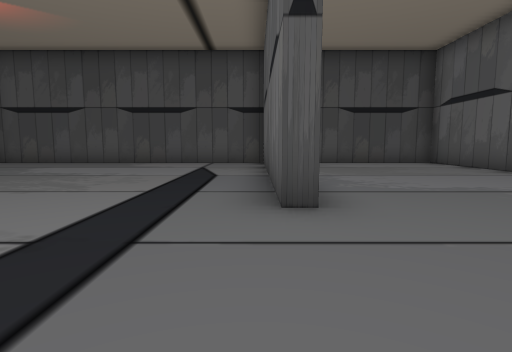
[1] (above)

24 first-person views from a walk through a scene from a Unity 3-D project. The camera is 1.3 m above the floor, tilts 6° down and sees 80° across. The floor is counted in squares, 2 m on a side. Each view is taken from the middle of a square. On the plan, view 1 faces up. The plan holds only what a view shows up to about 10 squares ahead; the rest is blank. The place goes on beyond the plan. The player is left out. Some surface patterns are stand-ins.

[2]
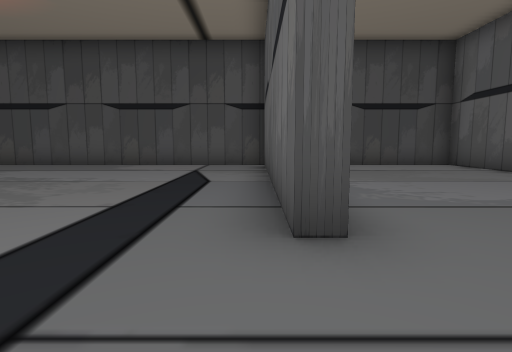

[3]
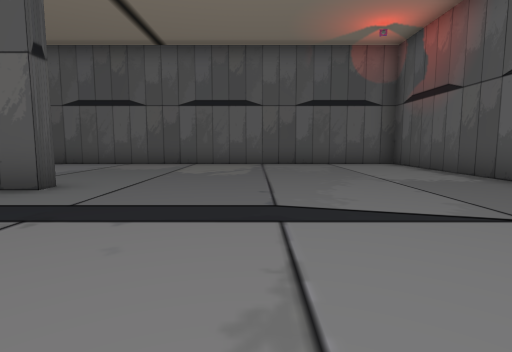

[4]
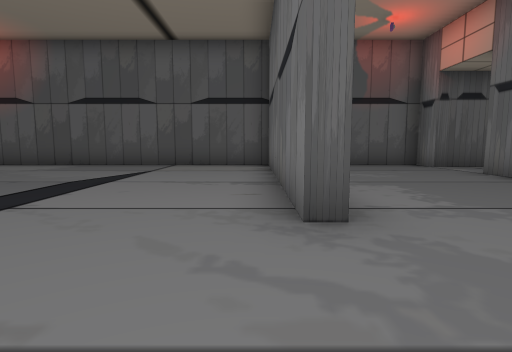

[5]
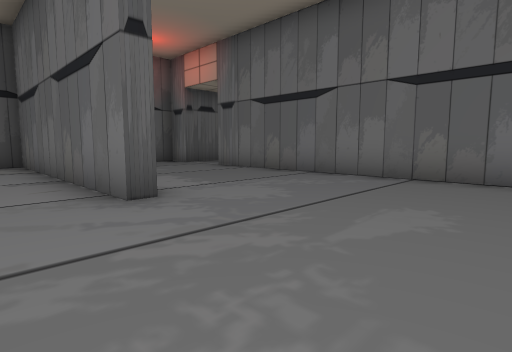

[6]
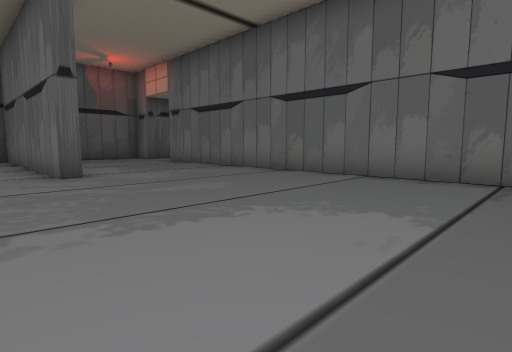

[7]
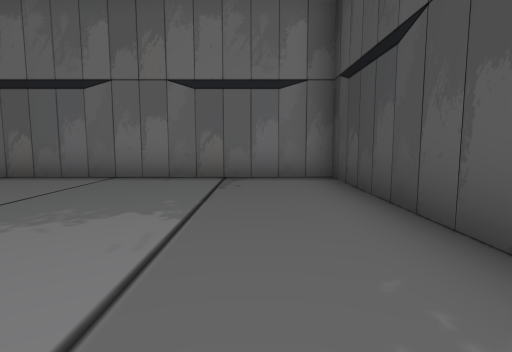

[8]
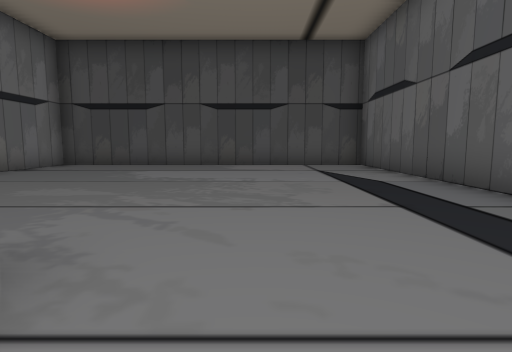

[9]
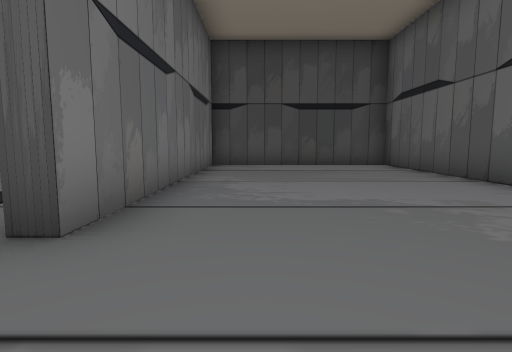

[10]
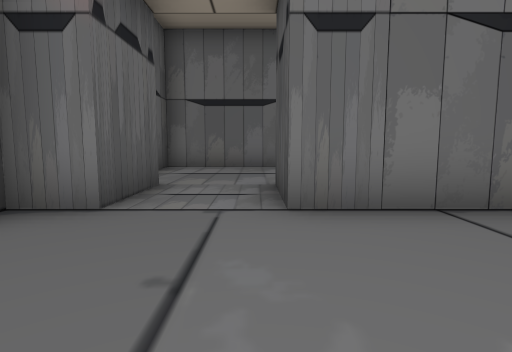

[11]
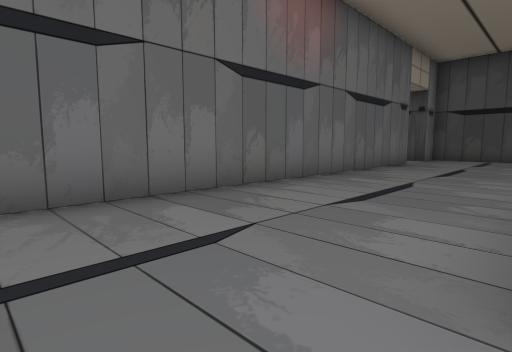

[12]
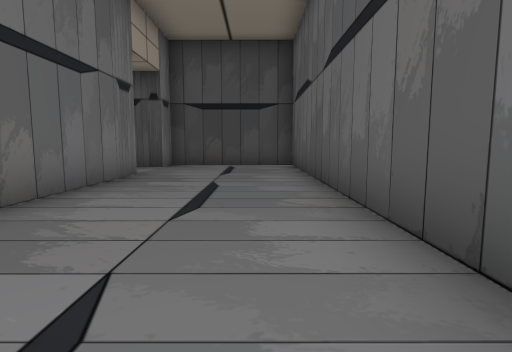

[13]
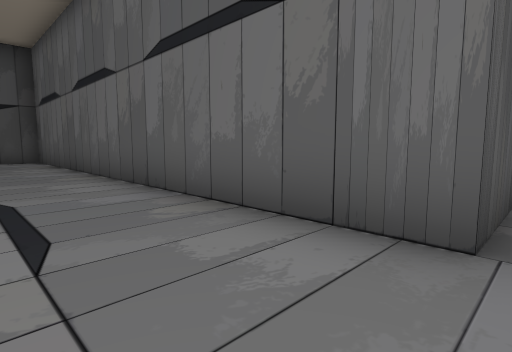

[14]
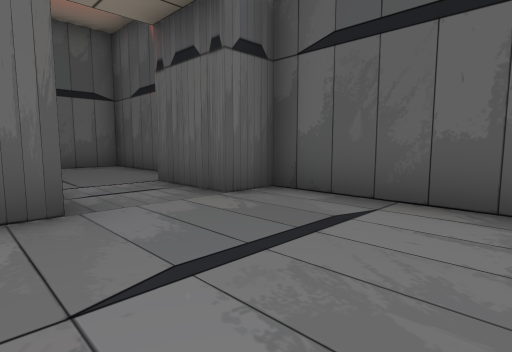

[15]
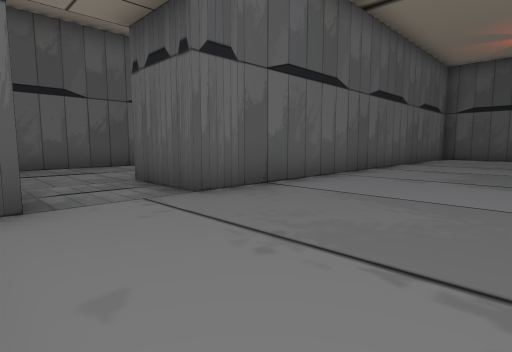

[16]
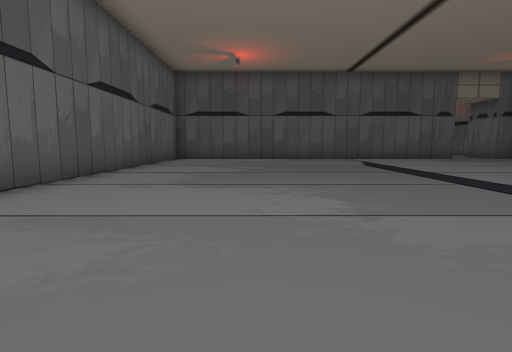

[17]
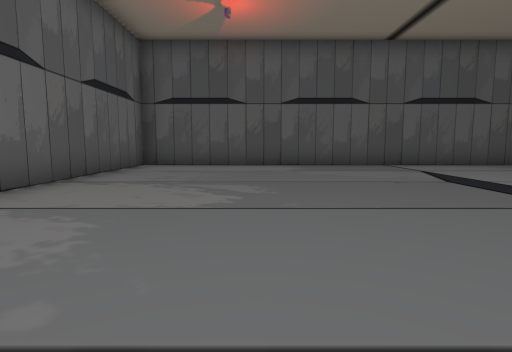

[18]
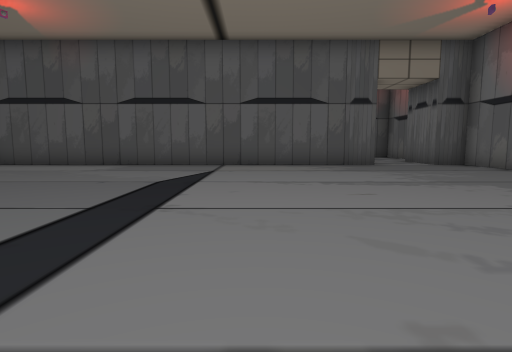

[19]
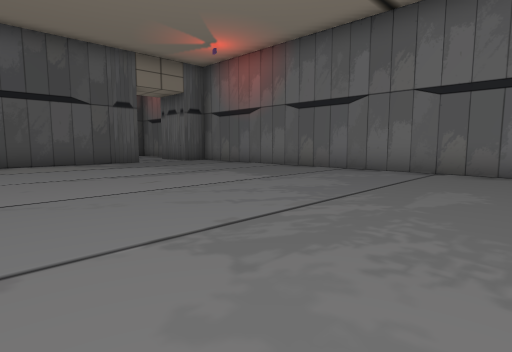

[20]
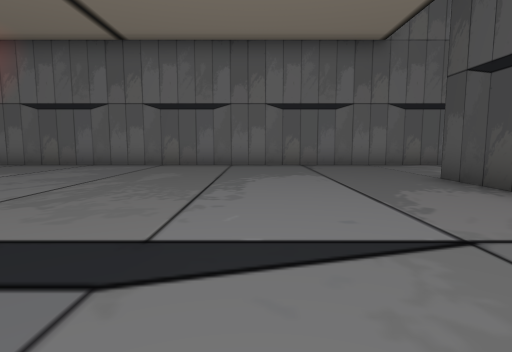

[21]
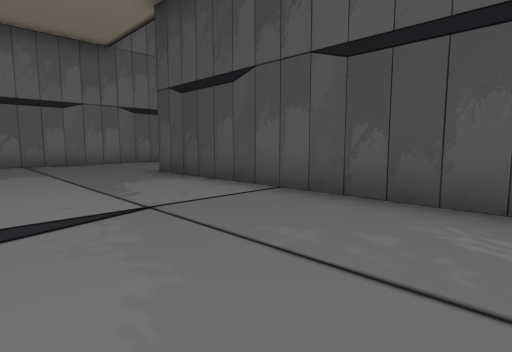

[22]
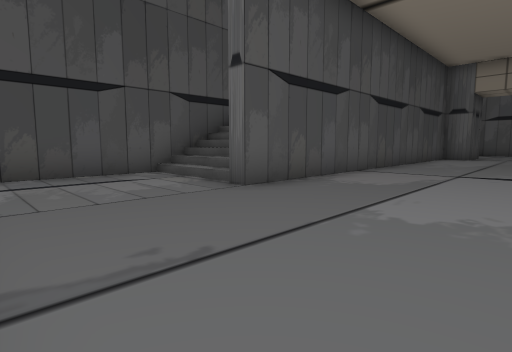

[23]
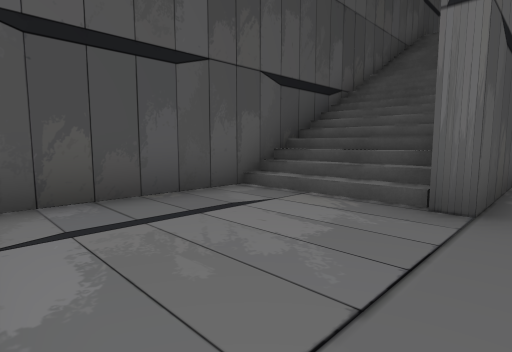

[24]
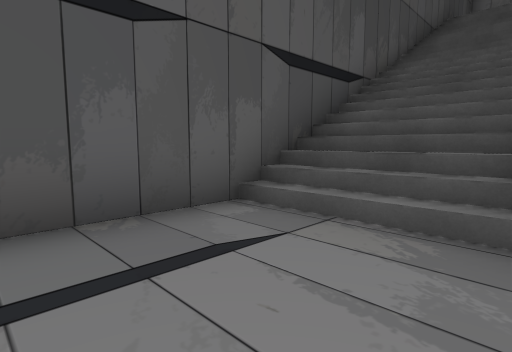

### Floor plan
Key: @ floor where view 1 was taken; # wall or solid block; . floor; / step, stairs or slope.
Columns run from 32 left of view 1 to 6 right of it. Each row starts with its distance up from view 1.
 14 ###############
 13 #....////////
 12 #....////////
 11 #....########    ######################
 10 #...............##....##........#.....#
  9 #.....................##........#.....#
  8 #.....................##........#.....#
  7 #...............##....##........#.....#
  6 #...............##....##........#.....#
  5 #...............##....##........#.....#
  4 #...............##....##........#.....#
  3 #...............##....##..............#
  2 #...............##....##...#..........#
  1 #...............##....##...#..........#
  0 #...............##....##...#....@.....#
 -1 #...............##....##...#..........#
 -2 #...............##.........#..........#
 -3 #...............##.........#..........#
 -4 #...............##....##...#..........#
 -5 ##..###################################

Positions as (right, up) in squares from view 1, and headings:
1: (0, 0), facing up
2: (0, 1), facing up
3: (-4, 0), facing right
4: (-4, 5), facing down
5: (-3, 6), facing down-left
6: (-3, 9), facing down-left
7: (-3, 9), facing left
8: (-3, 1), facing up
9: (2, 1), facing up
10: (-6, -2), facing left
11: (-11, -3), facing up-left
12: (-12, 1), facing up
13: (-13, -2), facing up-right
14: (-14, -1), facing down-right
15: (-20, 10), facing down-right
16: (-20, 9), facing down
17: (-20, 5), facing down
18: (-25, 5), facing down
19: (-24, 6), facing down-left
20: (-22, 7), facing left
21: (-21, 7), facing up-left
22: (-31, 7), facing up-right
23: (-31, 10), facing up-right
24: (-30, 11), facing up-right
